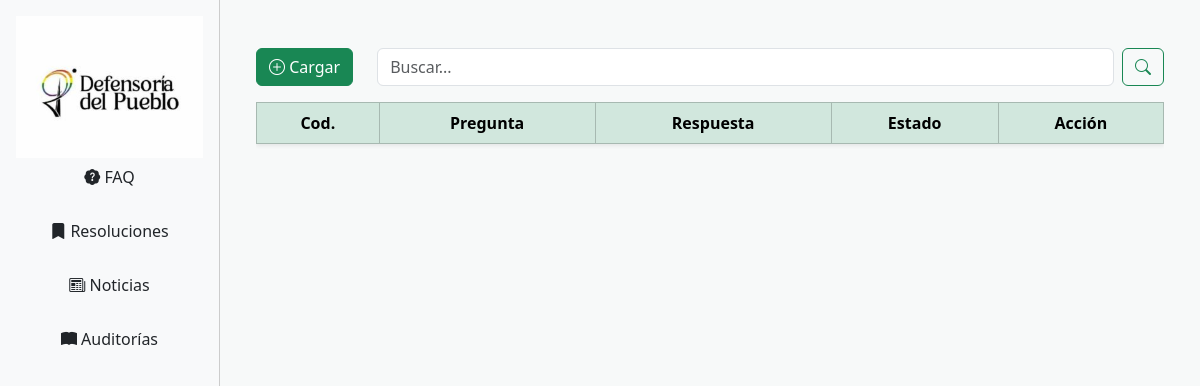
The app's page /principal/index.php?vista=faq, older data.
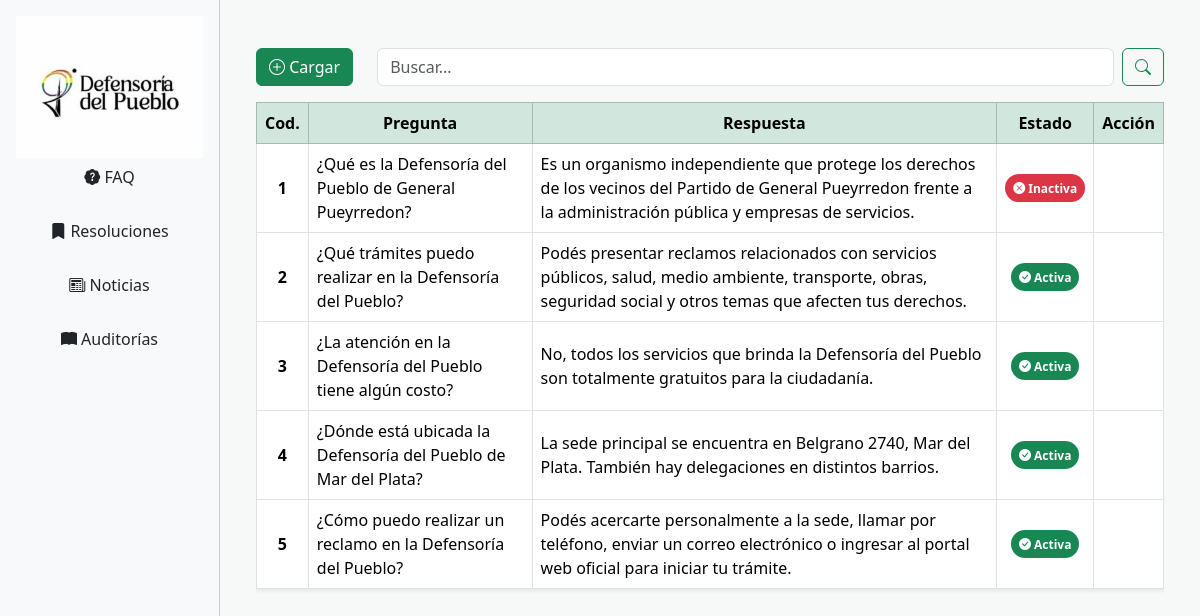
The same page, newer data.
### tables this page shows
CREATE TABLE `faq` (
  `faq_id` int(10) UNSIGNED NOT NULL,
  `pregunta` text NOT NULL COMMENT 'Cuerpo de la pregunta',
  `respuesta` text NOT NULL COMMENT 'Cuerpo de la respuesta a la pregunta',
  `usuario_id` tinyint(3) UNSIGNED NOT NULL,
  `estado` tinyint(4) NOT NULL DEFAULT 0 COMMENT 'Este campo valida el estado de FAQ ( 1 es para activo// 0 para inactivo)',
  `auditoria_id` int(10) UNSIGNED NOT NULL
);

### vistas/faq/faq.php (the view)
<?php
include_once "../plantilla/head2.php";
mysqli_set_charset($link, "utf8mb4");
$sql = "SELECT * FROM faq";
$items = mysqli_query($link, $sql);
?>
<div class="container mt-4">
    <div class="row align-items-center mb-3">
        <div class="col-auto">
            <a href="" class="btn btn-success">
                <i class="bi bi-plus-circle"></i> Cargar
            </a>
        </div>
        <div class="col">
            <form class="d-flex" role="search">
                <input class="form-control me-2" type="search" placeholder="Buscar..." aria-label="Buscar" />
                <button class="btn btn-outline-success" type="submit">
                    <i class="bi bi-search"></i>
                </button>
            </form>
        </div>
    </div>
    <div class="table-responsive">
        <table class="table table-hover table-bordered align-middle shadow-sm">
            <thead class="table-success">
                <tr class="text-center">
                    <th scope="col">Cod.</th>
                    <th scope="col">Pregunta</th>
                    <th scope="col">Respuesta</th>
                    <th scope="col">Estado</th>
                    <th scope="col">Acción</th>
                </tr>
            </thead>
            <tbody>
                <?php while ($campos = mysqli_fetch_array($items)) { ?>
                    <tr>
                        <td class="text-center fw-bold"><?= $campos['faq_id'] ?></td>
                        <td><?= $campos['pregunta'] ?></td>
                        <td><?= $campos['respuesta'] ?></td>
                        <td class="text-center">
                            <?php if ($campos['estado'] == 1): ?>
                                <span class="badge rounded-pill bg-success p-2">
                                    <i class="bi bi-check-circle-fill"></i> Activa
                                </span>
                            <?php else: ?>
                                <span class="badge rounded-pill bg-danger p-2">
                                    <i class="bi bi-x-circle-fill"></i> Inactiva
                                </span>
                            <?php endif; ?>
                        </td>
                        <td>
                        </td>
                    </tr>
                <?php } ?>
            </tbody>
        </table>
    </div>
</div>

### plantilla/head2.php (shortened to what this page needs)
<!DOCTYPE html>
<html lang="es">
<head>
    <link href="https://cdn.jsdelivr.net/npm/bootstrap@5.3.6/dist/css/bootstrap.min.css" rel="stylesheet">
    <link rel="stylesheet" href="https://cdn.jsdelivr.net/npm/bootstrap-icons/font/bootstrap-icons.css">
    <link rel="stylesheet" href="../plantilla//style.css">
</head>
<body>

### principal/index.php (shortened to what this page needs)
<?php
include("../plantilla/head2.php");
$vista = isset($_GET['vista']) ? $_GET['vista'] : 'principal';
?>
<div class="d-flex">
    <nav class="d-flex flex-column bg-light p-3" style="width: 220px; min-height: 100vh; border-right: 1px solid #ccc;">
        <img src="../plantilla/logo_viejo.png" alt="Logo Defensoría" />
        <a href="?vista=faq" class="btn btn-clean mb-3"><i class="bi bi-patch-question-fill"></i>&nbsp;FAQ</a>
        <a href="?vista=resoluciones" class="btn btn-clean mb-3"><i class="bi bi-bookmark-fill"></i>&nbsp;Resoluciones</a>
        <a href="?vista=noticias" class="btn btn-clean mb-3"><i class="bi bi-newspaper"></i>&nbsp;Noticias</a>
        <a href="?vista=auditorias" class="btn btn-clean mb-3"><i class="bi bi-book-fill"></i>&nbsp;Auditorías</a>
    </nav>
    <main class="flex-grow-1 p-4">
        <?php
        $archivo = "../vistas/$vista/" . $vista . ".php";
        if (file_exists($archivo)) {
            include($archivo);
        } else {
            echo "<h4>Vista no encontrada</h4>";
        }
        ?>
    </main>
</div>

### plantilla/style.css (style rules this page uses)
html, body { margin: 0; background-color: #f7f9f9; display: flex; flex-direction: column; height: 100%; }
main { flex: 1; }

Row changes from the older to the newer data that the page shows:
added faq: faq_id "1", pregunta "¿Qué es la Defensoría del Pueblo de General Pueyrredon?", respuesta "Es un organismo independiente que protege los derechos de los vecinos del Partido de General Pueyrredon frente a la administración pública y empresas de servicios.", estado 0 (drawn)
added faq: faq_id "2", pregunta "¿Qué trámites puedo realizar en la Defensoría del Pueblo?", respuesta "Podés presentar reclamos relacionados con servicios públicos, salud, medio ambiente, transporte, obras, seguridad social y otros temas que afecten tus derechos.", estado 1 (drawn)
added faq: faq_id "3", pregunta "¿La atención en la Defensoría del Pueblo tiene algún costo?", respuesta "No, todos los servicios que brinda la Defensoría del Pueblo son totalmente gratuitos para la ciudadanía.", estado 1 (drawn)
added faq: faq_id "4", pregunta "¿Dónde está ubicada la Defensoría del Pueblo de Mar del Plata?", respuesta "La sede principal se encuentra en Belgrano 2740, Mar del Plata. También hay delegaciones en distintos barrios.", estado 1 (drawn)
added faq: faq_id "5", pregunta "¿Cómo puedo realizar un reclamo en la Defensoría del Pueblo?", respuesta "Podés acercarte personalmente a la sede, llamar por teléfono, enviar un correo electrónico o ingresar al portal web oficial para iniciar tu trámite.", estado 1 (drawn)
